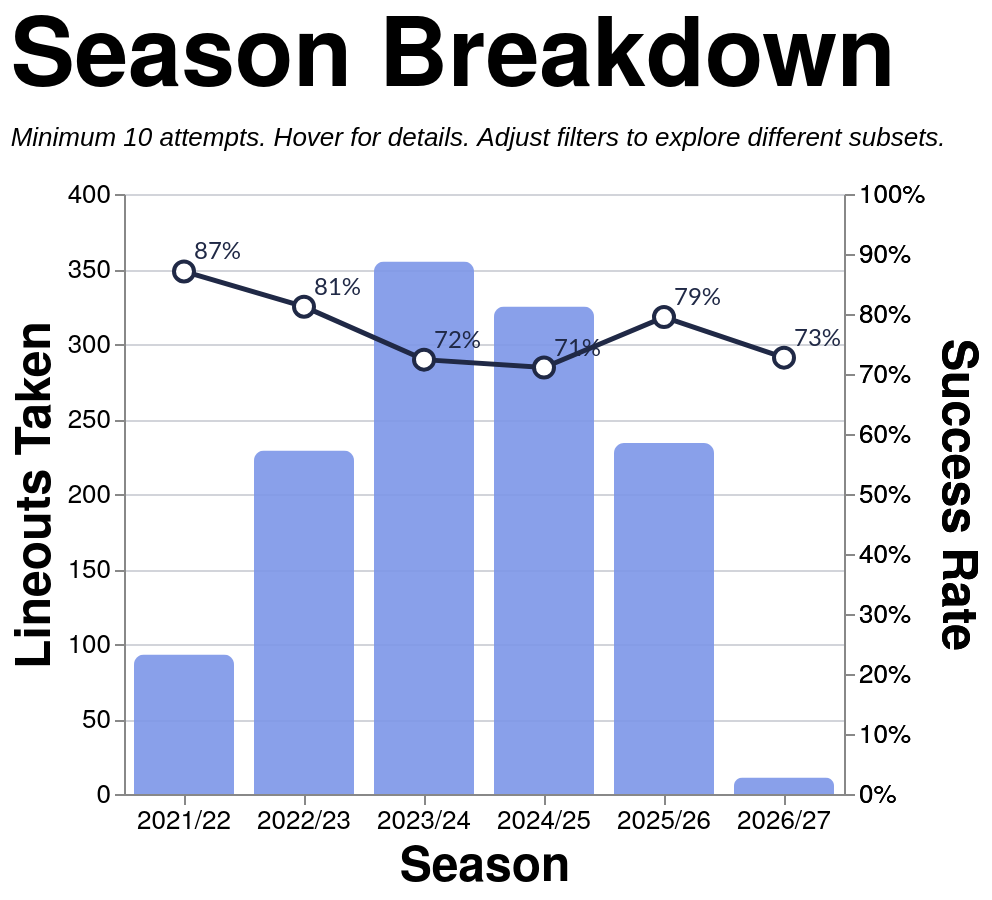

Here is the Vega-Lite specification saved for this chart:
### Vega-Lite specification from a JSON file in a GitHub repository (floating-point values rounded to 4 significant figures; data arrays with more than 128 entries replaced by an {"elided": "..."} marker saying what was removed)
{"config": {"axis": {"labelFont": "PT Sans Narrow, Helvetica Neue, Helvetica, Arial, sans-serif", "titleFont": "PT Sans Narrow, Helvetica Neue, Helvetica, Arial, sans-serif", "labelFontSize": 13, "titleFontSize": 24, "gridColor": "#202947", "gridOpacity": 0.2, "zindex": 1}, "text": {"font": "Lato, sans-serif"}, "bar": {"cornerRadiusEnd": 5}, "header": {"labelFont": "PT Sans Narrow, Helvetica Neue, Helvetica, Arial, sans-serif", "titleFont": "PT Sans Narrow, Helvetica Neue, Helvetica, Arial, sans-serif", "labelFontSize": 24, "titleFontSize": 28, "labelFontWeight": "bold", "orient": "left"}, "legend": {"labelFont": "PT Sans Narrow, Helvetica Neue, Helvetica, Arial, sans-serif", "titleFont": "PT Sans Narrow, Helvetica Neue, Helvetica, Arial, sans-serif", "labelFontSize": 14, "titleFontSize": 16, "titlePadding": 5, "fillColor": "white", "strokeColor": "black", "padding": 10, "titleFontWeight": "lighter", "titleFontStyle": "italic", "titleColor": "gray", "offset": 10}, "title": {"font": "PT Sans Narrow, Helvetica Neue, Helvetica, Arial, sans-serif", "fontSize": 48, "fontWeight": "bold", "anchor": "start", "align": "center", "titlePadding": 20, "subtitlePadding": 10, "subtitleFontSize": 13, "subtitleColor": "", "subtitleFontStyle": "italic", "offset": 15, "color": "black"}, "axisX": {"labelAngle": 0}, "facet": {"title": null, "header": null, "align": {"row": "each", "column": "each"}, "spacing": 10}, "resolve": {"scale": {"y": "independent", "facet": "independent"}}, "background": "transparent", "scale": {"offsetBandPaddingOuter": 0.2, "offsetBandPaddingInner": 0.1}, "view": {"stroke": null, "background": "transparent"}}, "layer": [{"mark": {"type": "bar", "opacity": 0.9, "size": 50}, "encoding": {"color": {"value": "#7d96e8"}, "stroke": {"value": "transparent"}, "tooltip": [{"field": "season", "title": "Season", "type": "nominal"}, {"field": "attempts", "format": ",.0f", "title": "Attempts", "type": "quantitative"}, {"field": "won", "format": ",.0f", "title": "Won", "type": "quantitative"}, {"field": "success_rate", "format": ".1%", "title": "Success Rate", "type": "quantitative"}], "x": {"axis": {"labelAngle": 0}, "field": "season", "sort": ["2021/22", "2022/23", "2023/24", "2024/25", "2025/26", "2026/27"], "title": "Season", "type": "nominal"}, "y": {"field": "attempts", "title": "Lineouts Taken", "type": "quantitative"}}, "transform": [{"filter": "(loSquad == 'All' || datum.squad == loSquad) && (loSeason == 'All' || datum.season == loSeason) && (loGameType == 'All' || (loGameType == 'League + Cup' && (datum.game_type == 'League' || datum.game_type == 'Cup')) || (loGameType == 'League only' && datum.game_type == 'League') || datum.game_type == loGameType) && (loThrower == 'All' || datum.thrower == loThrower) && (loJumper == 'All' || datum.jumper == loJumper) && (loArea == 'All' || datum.area == loArea) && (loNumbers == 'All' || datum.numbers == loNumbers)"}, {"aggregate": [{"op": "count", "as": "attempts"}, {"op": "sum", "field": "won", "as": "won"}], "groupby": ["season"]}, {"filter": "datum.attempts >= 10"}, {"calculate": "datum.won / datum.attempts", "as": "success_rate"}]}, {"mark": {"type": "line", "point": {"fill": "white", "filled": false, "size": 100, "stroke": "#202946"}, "stroke": "#202946", "strokeWidth": 2.5}, "encoding": {"tooltip": [{"field": "season", "title": "Season", "type": "nominal"}, {"field": "attempts", "format": ",.0f", "title": "Attempts", "type": "quantitative"}, {"field": "won", "format": ",.0f", "title": "Won", "type": "quantitative"}, {"field": "success_rate", "format": ".1%", "title": "Success Rate", "type": "quantitative"}], "x": {"axis": {"labelAngle": 0}, "field": "season", "sort": ["2021/22", "2022/23", "2023/24", "2024/25", "2025/26", "2026/27"], "title": "Season", "type": "nominal"}, "y": {"axis": {"format": "%", "orient": "right"}, "field": "success_rate", "scale": {"domain": [0, 1]}, "title": "Success Rate", "type": "quantitative"}}, "transform": [{"filter": "(loSquad == 'All' || datum.squad == loSquad) && (loSeason == 'All' || datum.season == loSeason) && (loGameType == 'All' || (loGameType == 'League + Cup' && (datum.game_type == 'League' || datum.game_type == 'Cup')) || (loGameType == 'League only' && datum.game_type == 'League') || datum.game_type == loGameType) && (loThrower == 'All' || datum.thrower == loThrower) && (loJumper == 'All' || datum.jumper == loJumper) && (loArea == 'All' || datum.area == loArea) && (loNumbers == 'All' || datum.numbers == loNumbers)"}, {"aggregate": [{"op": "count", "as": "attempts"}, {"op": "sum", "field": "won", "as": "won"}], "groupby": ["season"]}, {"filter": "datum.attempts >= 10"}, {"calculate": "datum.won / datum.attempts", "as": "success_rate"}]}, {"mark": {"type": "text", "align": "left", "baseline": "middle", "color": "#202946", "dx": 5, "dy": -10, "fontSize": 12}, "encoding": {"text": {"field": "success_rate", "format": ".0%", "type": "quantitative"}, "x": {"axis": {"labelAngle": 0}, "field": "season", "sort": ["2021/22", "2022/23", "2023/24", "2024/25", "2025/26", "2026/27"], "title": "Season", "type": "nominal"}, "y": {"axis": {"format": "%", "orient": "right"}, "field": "success_rate", "scale": {"domain": [0, 1]}, "title": "Success Rate", "type": "quantitative"}}, "transform": [{"filter": "(loSquad == 'All' || datum.squad == loSquad) && (loSeason == 'All' || datum.season == loSeason) && (loGameType == 'All' || (loGameType == 'League + Cup' && (datum.game_type == 'League' || datum.game_type == 'Cup')) || (loGameType == 'League only' && datum.game_type == 'League') || datum.game_type == loGameType) && (loThrower == 'All' || datum.thrower == loThrower) && (loJumper == 'All' || datum.jumper == loJumper) && (loArea == 'All' || datum.area == loArea) && (loNumbers == 'All' || datum.numbers == loNumbers)"}, {"aggregate": [{"op": "count", "as": "attempts"}, {"op": "sum", "field": "won", "as": "won"}], "groupby": ["season"]}, {"filter": "datum.attempts >= 10"}, {"calculate": "datum.won / datum.attempts", "as": "success_rate"}]}], "data": {"name": "data-b2c02452f1faf29dc3194a8e8485b48f"}, "height": 300, "params": [{"name": "loSquad", "value": "All"}, {"name": "loSeason", "value": "All"}, {"name": "loGameType", "value": "All"}, {"name": "loThrower", "value": "All"}, {"name": "loJumper", "value": "All"}, {"name": "loArea", "value": "All"}, {"name": "loNumbers", "value": "All"}], "resolve": {"scale": {"y": "independent"}}, "title": {"text": "Season Breakdown", "subtitle": "Minimum 10 attempts. Hover for details. Adjust filters to explore different subsets."}, "width": {"step": 60}, "$schema": "https://vega.github.io/schema/vega-lite/v5.20.1.json", "datasets": {"data-b2c02452f1faf29dc3194a8e8485b48f": {"elided": "1247 records"}}}
